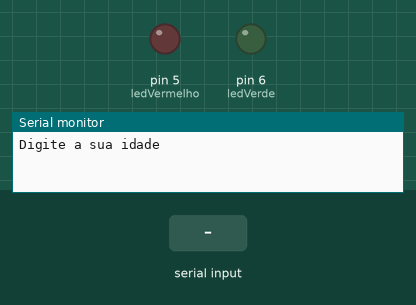
A sketch run on a simulated Arduino Uno, built with avr-gcc and run on an emulated ATmega328P. Parts: output pins drawn as LEDs (lit = HIGH), the last lines printed to the serial monitor. Inputs (shaded band) come from the test bench.

Above: at 1.2 s.
1.3 s: "sim" received over Serial
3.8 s: "90,45\n" received over Serial
At 11.2 s:
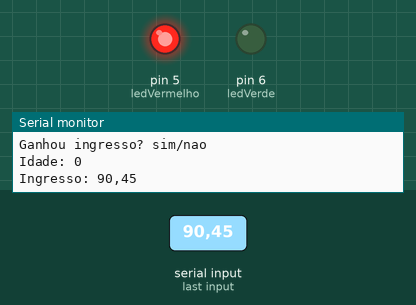
Timing chart, 0 to 22.3 s (numbered marks = the images above; inputs shaded):
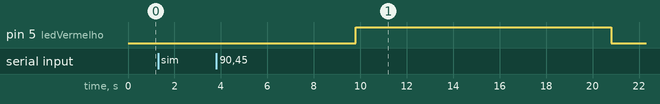

Measured:
- after the input at 3.8 s, pin 5 (ledVermelho): LOW → HIGH after 6.0 s, → LOW 11.0 s later

The sketch:

_condicionais_exemplo_21.ino
```cpp
/*

Faça um programa que pergunte ao usuário sua idade e se ele tem ingresso.

Após validação, exiba a mensagem se ele pode entrar na festa ou não.

OBS: Condição para entrar na festa é ter o ingresso e ser maior de idade

---
Logo em seguida altere o programa para acender um led caso o usuário possa entrar na festa,
caso contrário acenda um led vermelho

*/

// C++ code
//Variáveis

int ledVermelho =5;
int ledVerde =6;

int idade = 0;
//bool maiorDeIdade = idade >=18;
//valor false = 0
//valor true = 1

String ingresso = "sim";

bool entraNaFesta = idade >= 18 && ingresso == "sim";//true 1

//Area de configuração do arduino
//Roda apenas uma vez antes do loop
void setup()
{
  pinMode(ledVermelho, OUTPUT);//LED VERMELHO-saida
  pinMode(ledVerde, OUTPUT);//LED VERDE-saida
  Serial.begin(9600);
}

void loop()
{

  //entrada
  //Perguntar idade
  Serial.println("Digite a sua idade");// pergunte a idade do usuário
  while( ! Serial.available() ){}// aguarda o usuário digitar (para o loop)
  idade = Serial.parseInt();

  //Perguntar se tem o Ingresso
  Serial.println("Ganhou ingresso? sim/nao");// pergunte se o usuário tem ingresso
  while( ! Serial.available() ){}// aguarda o usuário digitar (para o loop)
  ingresso = Serial.readString();


  //Processameto
  Serial.println("Idade: " + String(idade));
  //Serial.println("Maioridade: " + String(maiorDeIdade));
  Serial.println("Ingresso: " + String(ingresso));

  if(idade >= 18 && ingresso == "sim" ){
    digitalWrite(ledVerde, HIGH);
     delay(5000);
    digitalWrite(ledVermelho, LOW);
     delay(500);

    //bloquinho do sim (true)
    Serial.print(" Parabens... ");
    Serial.println(" Espero que voce curta a festa");
    Serial.println(" serah nesta sexta!!");

  } else {
    digitalWrite(ledVerde, LOW);
    delay(5000);
    digitalWrite(ledVermelho, HIGH);
     delay(10000);
    //bloquinho do não (false)
    Serial.println(" Nao pode entrar  na festa");
    Serial.println("Que pena, nao foi desta vez.");
     delay(500);
  }
 delay(500);//aguarda meio segundo
  digitalWrite(ledVerde, LOW);
 digitalWrite(ledVermelho, LOW);


 delay(5000);
}
```
